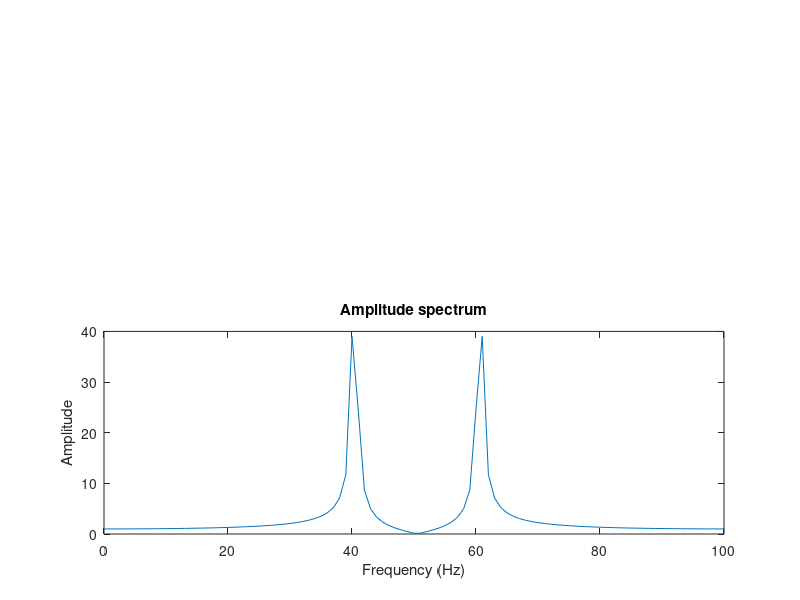

MATLAB code for this plot:
%FFT of a signal
%%
freq = 100;
SR = 1/freq;
en = 1;
t_fourier = 0:1/(freq):1;
t = 0:SR:en;
t2 = 0:1/1000:en;
x_fourier = cos(2*pi*40*t_fourier);
x = cos(2*pi*40*t);
x2 = cos(2*pi*40*t2);
%subplot(211);
plot(t,x,"rx-",t2,x2,"black-");
%plot(t,x,"b-");
ylim([-1,1]);
title("Sampled Signal")
xlabel('Time (s)'); ylabel('x');
legend('SampleRate=100hz','SampleRate=1000hz');
%saveas(gcf,"sampling_100hz.png")
%%
f = fft(x_fourier);
[fangle, fmag] = cart2pol(real(f),imag(f));

subplot(212);
k = 0:freq;k=k';
plot(k,fmag)
title("Amplitude spectrum")
xlabel('Frequency (Hz)'); ylabel('Amplitude');
%saveas(gcf,"fft_60hz.png")